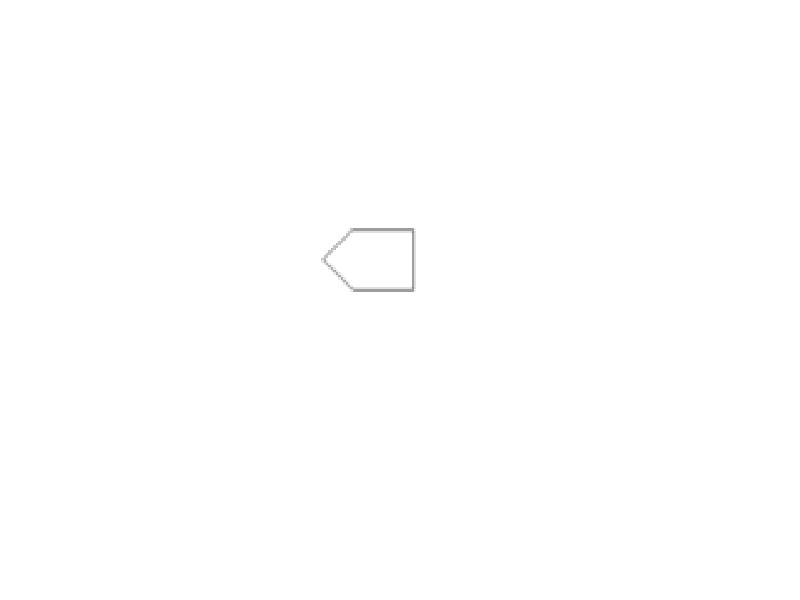

This chart was generated by the following MATLAB code:
clc
clear all
close all

TelaTotal = uint8(255*ones(400,400));

%TelaTotal(Y-0:Y,X-0:X) = zeros(1,20);
%parte de baixo
TelaTotal(200,200:249) = zeros(1,50);
%laterais
TelaTotal(151:200,200) = zeros(1,50);
TelaTotal(151:200,249) = zeros(1,50);
%Cima
y=151
for x=200:225
    TelaTotal(y,x) = 0;
    y=y-1;
end
y=126
for x=225:249
    TelaTotal(y,x) = 0;
    y=y+1;
end

TelaTotal = imresize(TelaTotal,0.5,'bilinear')
TelaTotal = imrotate(TelaTotal,90,'bilinear')

figure(1)
imshow(TelaTotal)
